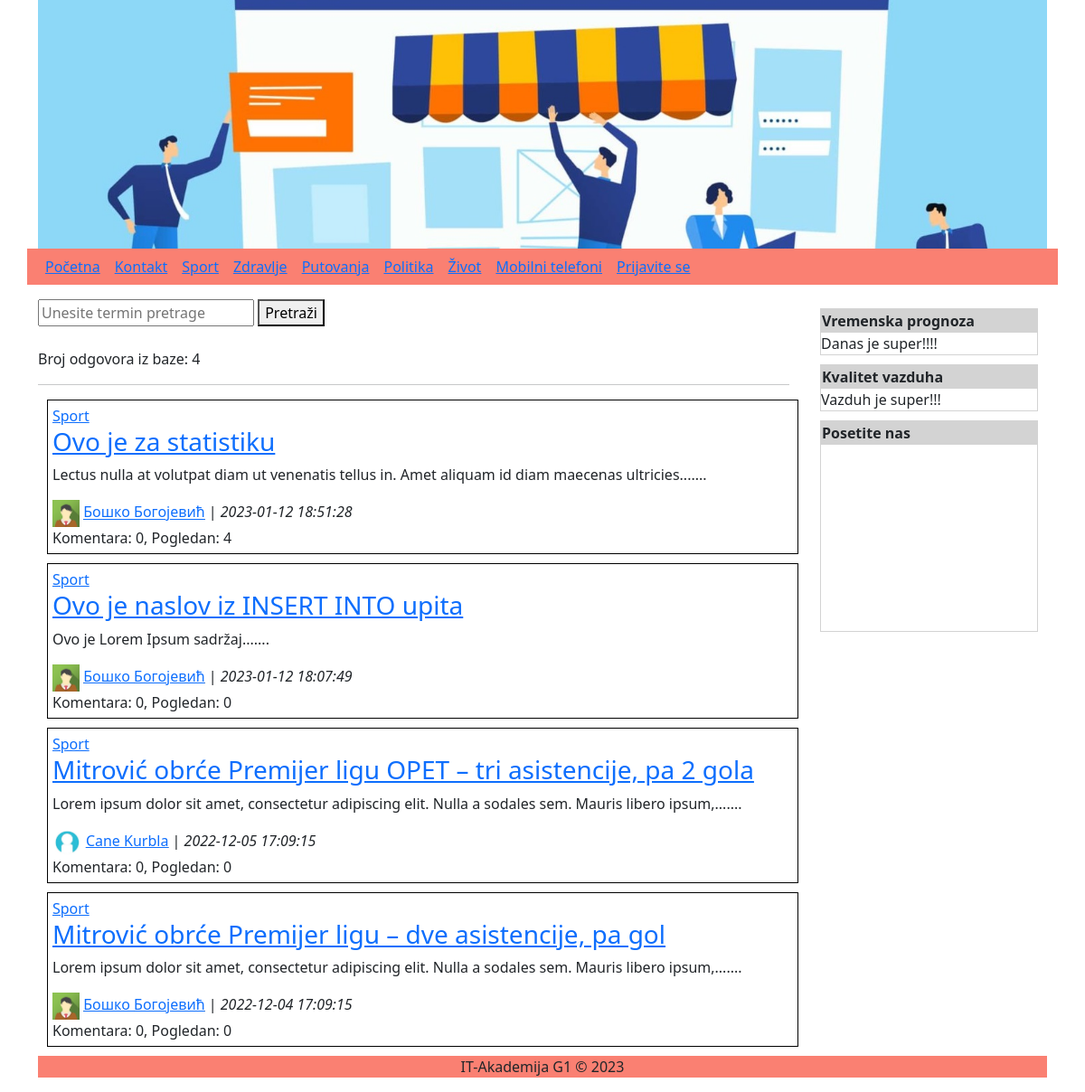
Screenshot of /index.php?kategorija=1 with the database file from the repository.
### tables this page shows
CREATE TABLE IF NOT EXISTS `kategorije` (
  `id` int(2) UNSIGNED NOT NULL AUTO_INCREMENT,
  `naziv` varchar(20) NOT NULL,
  PRIMARY KEY (`id`)
);

CREATE TABLE IF NOT EXISTS `proizvodi` (
  `id` int(10) UNSIGNED NOT NULL AUTO_INCREMENT,
  `naslov` varchar(200) NOT NULL,
  `tekst` text NOT NULL,
  `kategorija` int(3) NOT NULL,
  `autor` int(3) NOT NULL,
  `vremeK` timestamp NOT NULL DEFAULT CURRENT_TIMESTAMP,
  `vremeI` timestamp NULL DEFAULT NULL ON UPDATE CURRENT_TIMESTAMP,
  `obrisan` int(11) NOT NULL DEFAULT '0',
  `cena` int(5) DEFAULT NULL,
  `pogledan` int(5) NOT NULL DEFAULT '0',
  PRIMARY KEY (`id`)
);

### klase/classBaza.php (called while the page is built, shortened)
<?php
class Baza{
    private $db;
    public function connect(){
        $this->db=@mysqli_connect("localhost", "root", "", "g1");
        return $this->db;
    }
    public function query($upit){
        return mysqli_query($this->db, $upit);
    }
    public function fetch_assoc($rez){
        return mysqli_fetch_assoc($rez);
    }
    public function fetch_object($rez){
        return mysqli_fetch_object($rez);
    }
    public function num_rows($rez){
        return mysqli_num_rows($rez);
    }
}
?>

### funkcije.php (called while the page is built, shortened)
<?php
function login(){
    return false;
}
?>

### index.php (the view, shortened to what this page needs)
<?php
$db=new Baza();
?>
<!DOCTYPE html>
<html lang="en">
<head>
    <link href="css/style.css" rel="stylesheet">
    <link href="https://cdn.jsdelivr.net/npm/bootstrap@5.0.2/dist/css/bootstrap.min.css" rel="stylesheet">
</head>
<body>
    <div class="container">
        <?php require_once("_header.php");?>
        <?php require_once("_gornjimeni.php");?>
        <div class="row">
            <div class="col-9">
            <form action="index.php" method="post">
                <input type="text" name="termin" placeholder="Unesite termin pretrage">
                <button>Pretraži</button>
            </form>
            <br>
            <?php
            $upit="SELECT * FROM pogledproizvodi WHERE obrisan=0 ORDER BY id DESC";
            if(isset($_GET['kategorija']))$upit="SELECT * FROM pogledproizvodi WHERE obrisan=0 AND kategorija='{$_GET['kategorija']}' ORDER BY id DESC";
            $rez=$db->query($upit);
            echo "Broj odgovora iz baze: ".$db->num_rows($rez)."<hr>";
            while($red=$db->fetch_assoc($rez)){
                echo "<div class='vest'>";
                echo "<div><a href='index.php?kategorija={$red['kategorija']}'>{$red['naziv']}</a></div>";
                echo "<div><h3><a href='proizvod.php?id={$red['id']}'>{$red['naslov']}</a></h3></div>";
                $tmp=explode(" ", $red['tekst']);
                $niz=array_slice($tmp, 0, 15);
                echo "<p>".nl2br(implode(" ", $niz)).".......</p>";
                $slika=(file_exists("avatars/".$red['autor'].".jpg"))?$red['autor'].".jpg":"_noavatar.jpg";
                echo "<div><img src='avatars/{$slika}' height='30px'> <u><a href='index.php?autor={$red['autor']}'>{$red['ime']} {$red['prezime']}</a></u> | <i>{$red['vremeK']}</i></div>";
                $upit="SELECT count(id) AS broj FROM komentari WHERE idProizvoda={$red['id']} AND odobren=1";
                $pomrez=$db->query($upit);
                $pomred=$db->fetch_object($pomrez);
                echo "Komentara: {$pomred->broj}, Pogledan: {$red['pogledan']}";
                echo "</div>";
            }
            ?>
            </div>
            <?php require_once("_desnimeni.php");?>
        </div>
        <?php require_once("_footer.php");?>
    </div>
</body>
</html>

### _gornjimeni.php
<div class="row mb-3">
    <div class="col-12" style="background-color: salmon">
        <?php
        echo "<div class='link'><a href='index.php'>Početna</a></div>";
        echo "<div class='link'><a href='kontakt.php'>Kontakt</a></div>";
        $upit="SELECT * FROM kategorije";
        $rez=$db->query($upit);
        while($red=$db->fetch_assoc($rez))
            echo "<div class='link'><a href='index.php?kategorija={$red['id']}'>{$red['naziv']}</a></div>";
        if(login()){
            echo "<div class='link'><a href='odjava.php'>{$_SESSION['podaci']}</a></div>";
        }else
            echo "<div class='link'><a href='prijava.php'>Prijavite se</a></div>";
        ?>
    </div>
</div>

### css/style.css (style rules this page uses)
.vest { border:1px solid black; width: 100%; margin:10px; padding:5px; }
.link { display: inline-block; padding:5px; margin:3px; }

### rows the page displays
kategorije: naziv "Sport"
kategorije: naziv "Zdravlje"
kategorije: naziv "Putovanja"
kategorije: naziv "Politika"
kategorije: naziv "Život"
kategorije: naziv "Mobilni telefoni"
proizvodi: naziv "Sport", naslov "Ovo je za statistiku", niz "Lectus nulla at volutpat diam ut venenatis tellus in. Amet aliquam id diam maecenas ultricies", ime "Бошко", prezime "Богојевић", vremeK "2023-01-12 18:51:28", broj "0", pogledan "4"
proizvodi: naziv "Sport", naslov "Ovo je naslov iz INSERT INTO upita", tekst "Ovo je Lorem Ipsum sadržaj", ime "Бошко", prezime "Богојевић", vremeK "2023-01-12 18:07:49", broj "0", pogledan "0"
proizvodi: naziv "Sport", naslov "Mitrović obrće Premijer ligu OPET – tri asistencije, pa 2 gola", niz "Lorem ipsum dolor sit amet, consectetur adipiscing elit. Nulla a sodales sem. Mauris libero ipsum,", shows a picture, ime "Cane", prezime "Kurbla", vremeK "2022-12-05 17:09:15", broj "0", pogledan "0"
proizvodi: naziv "Sport", naslov "Mitrović obrće Premijer ligu – dve asistencije, pa gol", niz "Lorem ipsum dolor sit amet, consectetur adipiscing elit. Nulla a sodales sem. Mauris libero ipsum,", ime "Бошко", prezime "Богојевић", vremeK "2022-12-04 17:09:15", broj "0", pogledan "0"

### other values shown
$db->num_rows($rez) "4"
